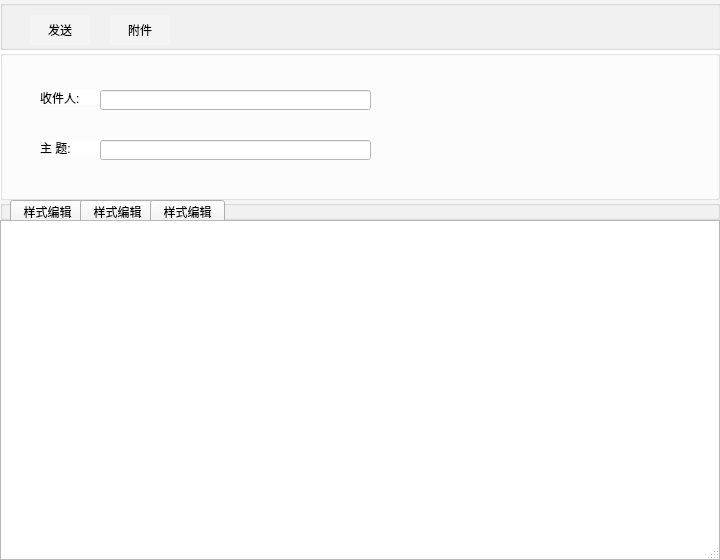
<?xml version="1.0" encoding="UTF-8"?>
<ui version="4.0">
 <class>WriteEmailDialog</class>
 <widget class="QDialog" name="WriteEmailDialog">
  <property name="geometry">
   <rect>
    <x>0</x>
    <y>0</y>
    <width>720</width>
    <height>560</height>
   </rect>
  </property>
  <property name="windowTitle">
   <string>Dialog</string>
  </property>
  <property name="styleSheet">
   <string notr="true"/>
  </property>
  <property name="sizeGripEnabled">
   <bool>true</bool>
  </property>
  <widget class="QGroupBox" name="head">
   <property name="geometry">
    <rect>
     <x>0</x>
     <y>0</y>
     <width>721</width>
     <height>50</height>
    </rect>
   </property>
   <property name="styleSheet">
    <string notr="true">QGroupBox{background-color: rgb(244, 244, 244);}
#send{border:none;background-color: rgb(244, 244, 244);}
#accessory{border:none;background-color: rgb(244, 244, 244);}
#send:hover{background-color: rgb(219,219,219);}
#accessory:hover{background-color: rgb(219,219,219);}
</string>
   </property>
   <property name="title">
    <string/>
   </property>
   <widget class="QPushButton" name="send">
    <property name="geometry">
     <rect>
      <x>30</x>
      <y>15</y>
      <width>60</width>
      <height>30</height>
     </rect>
    </property>
    <property name="styleSheet">
     <string notr="true"/>
    </property>
    <property name="text">
     <string>发送</string>
    </property>
    <property name="icon">
     <iconset resource="souce.qrc">
      <normaloff>:/souce/souce/发送.png</normaloff>:/souce/souce/发送.png</iconset>
    </property>
   </widget>
   <widget class="QPushButton" name="accessory">
    <property name="geometry">
     <rect>
      <x>110</x>
      <y>15</y>
      <width>60</width>
      <height>30</height>
     </rect>
    </property>
    <property name="styleSheet">
     <string notr="true"/>
    </property>
    <property name="text">
     <string>附件</string>
    </property>
    <property name="icon">
     <iconset resource="souce.qrc">
      <normaloff>:/souce/souce/附件.png</normaloff>:/souce/souce/附件.png</iconset>
    </property>
   </widget>
  </widget>
  <widget class="QGroupBox" name="groupBox">
   <property name="geometry">
    <rect>
     <x>0</x>
     <y>50</y>
     <width>720</width>
     <height>150</height>
    </rect>
   </property>
   <property name="styleSheet">
    <string notr="true">background-color: rgb(255, 255, 255);</string>
   </property>
   <property name="title">
    <string/>
   </property>
   <widget class="QLabel" name="subject">
    <property name="geometry">
     <rect>
      <x>40</x>
      <y>90</y>
      <width>60</width>
      <height>15</height>
     </rect>
    </property>
    <property name="text">
     <string>主 题:</string>
    </property>
   </widget>
   <widget class="QLineEdit" name="subjectEdit">
    <property name="geometry">
     <rect>
      <x>100</x>
      <y>90</y>
      <width>271</width>
      <height>20</height>
     </rect>
    </property>
   </widget>
   <widget class="QLabel" name="receiver">
    <property name="geometry">
     <rect>
      <x>40</x>
      <y>40</y>
      <width>60</width>
      <height>15</height>
     </rect>
    </property>
    <property name="text">
     <string>收件人:</string>
    </property>
   </widget>
   <widget class="QLineEdit" name="receiverEdit">
    <property name="geometry">
     <rect>
      <x>100</x>
      <y>40</y>
      <width>271</width>
      <height>20</height>
     </rect>
    </property>
   </widget>
  </widget>
  <widget class="QPlainTextEdit" name="emailContent">
   <property name="geometry">
    <rect>
     <x>0</x>
     <y>220</y>
     <width>720</width>
     <height>340</height>
    </rect>
   </property>
   <property name="plainText">
    <string/>
   </property>
  </widget>
  <widget class="QGroupBox" name="groupBox_2">
   <property name="geometry">
    <rect>
     <x>0</x>
     <y>200</y>
     <width>720</width>
     <height>20</height>
    </rect>
   </property>
   <property name="styleSheet">
    <string notr="true">background-color: rgb(244, 244, 244);</string>
   </property>
   <property name="title">
    <string/>
   </property>
   <widget class="QPushButton" name="pushButton">
    <property name="geometry">
     <rect>
      <x>10</x>
      <y>0</y>
      <width>75</width>
      <height>23</height>
     </rect>
    </property>
    <property name="text">
     <string>样式编辑</string>
    </property>
   </widget>
   <widget class="QPushButton" name="pushButton_2">
    <property name="geometry">
     <rect>
      <x>80</x>
      <y>0</y>
      <width>75</width>
      <height>23</height>
     </rect>
    </property>
    <property name="text">
     <string>样式编辑</string>
    </property>
   </widget>
   <widget class="QPushButton" name="pushButton_3">
    <property name="geometry">
     <rect>
      <x>150</x>
      <y>0</y>
      <width>75</width>
      <height>23</height>
     </rect>
    </property>
    <property name="text">
     <string>样式编辑</string>
    </property>
   </widget>
  </widget>
 </widget>
 <resources>
  <include location="souce.qrc"/>
  <include location="souce.qrc"/>
 </resources>
 <connections/>
</ui>
